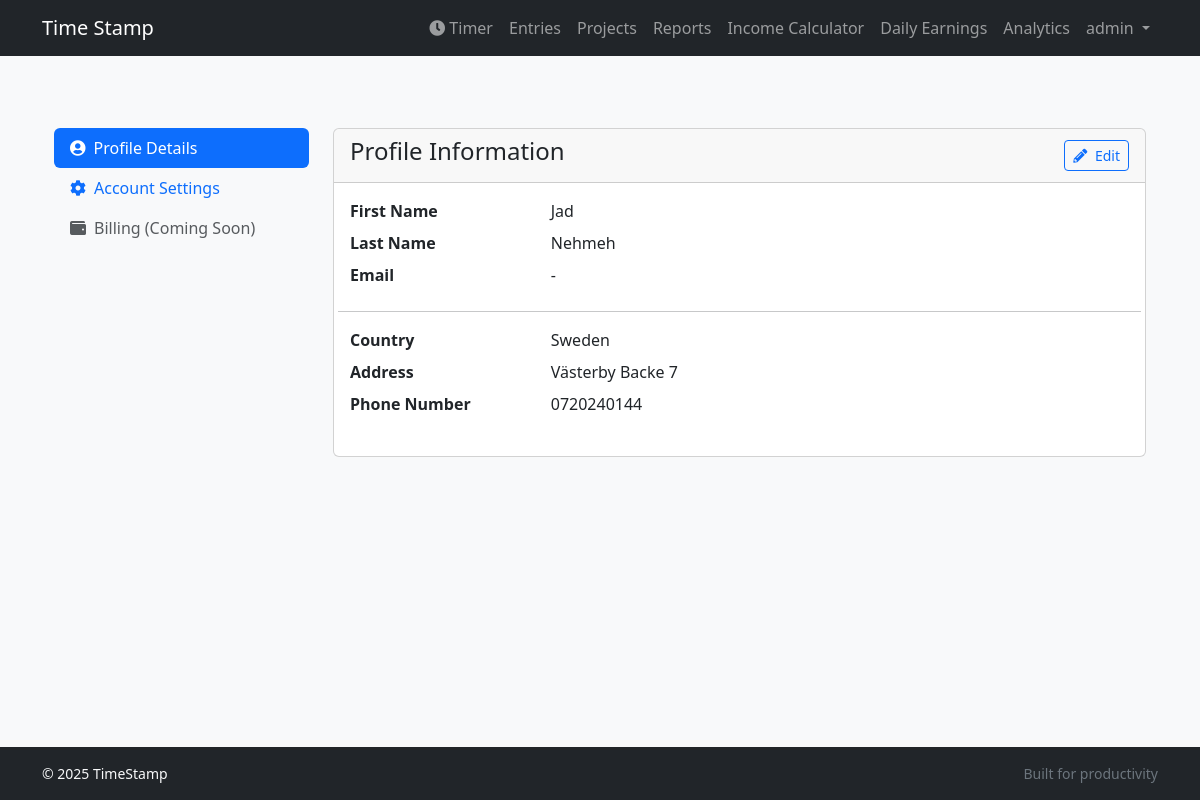
/profile/ (signed in), run on the app's committed database.
### tracker/models.py (models this page shows, shortened)
class Profile(models.Model):
    user = models.OneToOneField(settings.AUTH_USER_MODEL, on_delete=models.CASCADE)
    country = CountryField(blank=True, null=True)
    address = models.CharField(max_length=255, blank=True, default='')
    phone_number = models.CharField(max_length=20, blank=True, default='')

### tracker/views.py (the view)
# urls.py: path('profile/', views.profile_view, name='profile'),
@login_required
def profile_view(request):
    if request.method == 'POST':
        user_form = UserUpdateForm(request.POST, instance=request.user)
        profile_form = ProfileUpdateForm(request.POST, instance=request.user.profile)
        if user_form.is_valid() and profile_form.is_valid():
            user_form.save()
            profile_form.save()
            messages.success(request, 'Your profile has been updated successfully!')
            return redirect('tracker:profile')
    else:
        user_form = UserUpdateForm(instance=request.user)
        profile_form = ProfileUpdateForm(instance=request.user.profile)
    context = {
        'user_form': user_form,
        'profile_form': profile_form
    }
    return render(request, 'tracker/profile.html', context)

### templates/tracker/profile.html (shortened to what this page needs)
{% extends "base.html" %}
{% load crispy_forms_tags %}
{% load static %}
{% block extra_css %}
<link rel="stylesheet" href="https://cdnjs.cloudflare.com/ajax/libs/intl-tel-input/17.0.8/css/intlTelInput.css"/>
<link rel="stylesheet" href="{% static 'css/profile.css' %}">
{% endblock %}
{% block content %}
<div class="container mt-4">
    <div class="row">
        <div class="col-md-3">
            <div class="nav flex-column nav-pills" id="v-pills-tab" role="tablist" aria-orientation="vertical">
                <button class="nav-link active text-start" id="v-pills-profile-tab" data-bs-toggle="pill" data-bs-target="#v-pills-profile" type="button" role="tab" aria-controls="v-pills-profile" aria-selected="true">
                    <i class="fas fa-user-circle me-2"></i>Profile Details
                </button>
                <button class="nav-link text-start" id="v-pills-account-tab" data-bs-toggle="pill" data-bs-target="#v-pills-account" type="button" role="tab" aria-controls="v-pills-account" aria-selected="false">
                    <i class="fas fa-cog me-2"></i>Account Settings
                </button>
                <button class="nav-link text-start disabled" id="v-pills-billing-tab" type="button">
                    <i class="fas fa-wallet me-2"></i>Billing (Coming Soon)
                </button>
            </div>
        </div>
        <div class="col-md-9">
            <div class="tab-content" id="v-pills-tabContent">
                <div class="tab-pane fade show active" id="v-pills-profile" role="tabpanel" aria-labelledby="v-pills-profile-tab">
                    <div class="card">
                        <div class="card-header d-flex justify-content-between align-items-center">
                            <h4>Profile Information</h4>
                            <button id="edit-profile-btn" class="btn btn-outline-primary btn-sm">
                                <i class="fas fa-pencil-alt me-1"></i> Edit
                            </button>
                        </div>
                        <div class="card-body">
                            <div id="profile-view-mode">
                                <dl class="row">
                                    <dt class="col-sm-3">First Name</dt>
                                    <dd class="col-sm-9">{{ user_form.instance.first_name|default:"-" }}</dd>
                                    <dt class="col-sm-3">Last Name</dt>
                                    <dd class="col-sm-9">{{ user_form.instance.last_name|default:"-" }}</dd>
                                    <dt class="col-sm-3">Email</dt>
                                    <dd class="col-sm-9">{{ user_form.instance.email|default:"-" }}</dd>
                                    <hr class="my-3">
                                    <dt class="col-sm-3">Country</dt>
                                    <dd class="col-sm-9">{{ profile_form.instance.country.name|default:"-" }}</dd>
                                    <dt class="col-sm-3">Address</dt>
                                    <dd class="col-sm-9">{{ profile_form.instance.address|default:"-" }}</dd>
                                    <dt class="col-sm-3">Phone Number</dt>
                                    <dd class="col-sm-9">{{ profile_form.instance.phone_number|default:"-" }}</dd>
                                </dl>
                            </div>
                        </div>
                    </div>
                </div>
            </div>
        </div>
    </div>
</div>
{% endblock %}

### templates/base.html (shortened to what this page needs)
{% load static %}
<!DOCTYPE html>
<html lang="en" class="h-100">
<head>
    <link href="https://cdn.jsdelivr.net/npm/bootstrap@5.3.2/dist/css/bootstrap.min.css" rel="stylesheet"
>
    <link rel="stylesheet" href="https://cdnjs.cloudflare.com/ajax/libs/font-awesome/5.15.4/css/all.min.css">
    <link rel="stylesheet" href="{% static 'css/style.css' %}">
    <link rel="stylesheet" href="{% static 'css/base.css' %}">
    {% block extra_css %}{% endblock %}
</head>
<body class="d-flex flex-column h-100">
<nav class="navbar navbar-expand-lg navbar-dark bg-dark mb-4">
    <div class="container">
        <a class="navbar-brand me-auto" href="{% url 'tracker:home' %}">Time Stamp</a>
        <div class="collapse navbar-collapse" id="navbarNav">
            <ul class="navbar-nav ms-auto">
                {% if user.is_authenticated %}
                    <li class="nav-item d-none d-lg-block">
                        <a class="nav-link" href="{% url 'tracker:home' %}"><i class="fas fa-clock me-1"></i>Timer</a>
                    </li>
                    <li class="nav-item">
                        <a class="nav-link" href="{% url 'tracker:entry_list' %}">Entries</a>
                    </li>
                    <li class="nav-item">
                        <a class="nav-link" href="{% url 'tracker:project_list' %}">Projects</a>
                    </li>
                    <li class="nav-item">
                        <a class="nav-link" href="{% url 'tracker:reports' %}">Reports</a>
                    </li>
                    <li class="nav-item">
                        <a class="nav-link" href="{% url 'tracker:income_calculator' %}">Income Calculator</a>
                    </li>
                    <li class="nav-item">
                        <a class="nav-link" href="{% url 'tracker:daily_earnings_tracker' %}">Daily Earnings</a>
                    </li>
                    <li class="nav-item">
                        <a class="nav-link" href="{% url 'tracker:analytics' %}">Analytics</a>
                    </li>
                    <li class="nav-item dropdown">
                        <a class="nav-link dropdown-toggle" href="#" id="navbarDropdown" role="button" data-bs-toggle="dropdown" aria-expanded="false">
                            {{ user.username }}
                        </a>
                    </li>
                {% endif %}
            </ul>
        </div>
    </div>
</nav>
<main class="container py-4 flex-grow-1">
    {% block content %}{% endblock %}
</main>
<footer class="bg-dark text-light py-3 mt-auto">
  <div class="container small d-flex flex-column flex-md-row justify-content-between">
      <div>&copy; {% now "Y" %} TimeStamp</div>
      <div>
          <span class="text-secondary">Built for productivity</span>
      </div>
  </div>
</footer>
</body>
</html>

### static/css/style.css (style rules this page uses)
body { background-color: #f8f9fa; }

### data on the page
Profile: instance.country.name "Sweden", instance.address "Västerby Backe 7", instance.phone_number "0720240144"

### other printed values
{{ user.username }} "admin"
{{ user_form.instance.first_name|default:"-" }} "Jad"
{{ user_form.instance.last_name|default:"-" }} "Nehmeh"
{{ user_form.instance.email|default:"-" }} "-"
